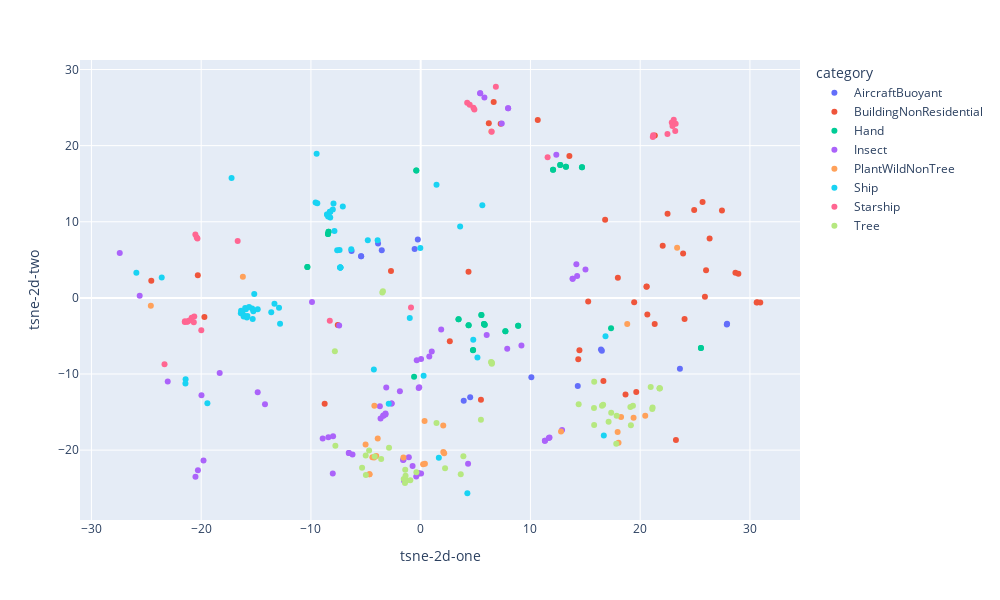

Notebook code for this chart:
### Code cell
# show scatter plot of 2D obtained by t-SNE for 8 bas classes
cl = ["AircraftBuoyant", "BuildingNonResidential", "PlantWildNonTree", "Hand", "Tree", "Starship", "Ship", "Insect"]
mask = test_db_results["category"].isin(cl)
final_db = test_db_results[mask]

fig = px.scatter(final_db, x="tsne-2d-one", y="tsne-2d-two",  log_x=False, color="category", width=1000, height=600)
fig.show()

### Figure 1 — Plotly figure (JSON) as saved in the notebook; plotly's stock layout.template omitted (floating-point values rounded to 4 significant figures)
{"data": [{"hovertemplate": "category=AircraftBuoyant<br>tsne-2d-one=%{x}<br>tsne-2d-two=%{y}<extra></extra>", "legendgroup": "AircraftBuoyant", "marker": {"color": "#636efa", "symbol": "circle"}, "mode": "markers", "name": "AircraftBuoyant", "orientation": "v", "showlegend": true, "type": "scatter", "x": [27.89, 27.92, 16.43, 3.921, 4.51, 10.08, 23.62, 16.51, 14.31, -5.428, -0.2631, -5.425, -6.298, -3.547, -3.885, -0.5513], "xaxis": "x", "y": [-3.505, -3.401, -6.794, -13.52, -13.05, -10.44, -9.318, -6.949, -11.57, 5.457, 7.658, 5.466, 6.172, 6.254, 7.134, 6.412], "yaxis": "y"}, {"hovertemplate": "category=BuildingNonResidential<br>tsne-2d-one=%{x}<br>tsne-2d-two=%{y}<extra></extra>", "legendgroup": "BuildingNonResidential", "marker": {"color": "#EF553B", "symbol": "circle"}, "mode": "markers", "name": "BuildingNonResidential", "orientation": "v", "showlegend": true, "type": "scatter", "x": [19.64, 16.65, 10.67, 18.66, 17.96, 4.358, 23.91, 21.32, 14.36, 15.26, 24.04, 30.61, 30.67, 30.94, 23.26, 20.65, 24.92, 25.9, 21.34, 20.57, 2.655, 28.68, 20.59, 14.46, 22.05, -20.31, 13.55, -24.55, 28.95, 27.45, 19.45, 26.32, 26.0, 22.49, 16.8, -8.749, -2.707, 5.491, 25.68, -7.553, -19.71, 6.207, 6.652, 7.289], "xaxis": "x", "y": [-12.35, -10.93, 23.36, -12.7, 2.631, 3.443, 5.815, -3.442, -8.049, -0.4663, -2.781, -0.6102, -0.5906, -0.6111, -18.68, -2.18, 11.53, 0.1528, 21.33, 1.467, -5.698, 3.295, 1.482, -6.879, 6.864, 2.967, 18.64, 2.263, 3.174, 11.47, -0.5782, 7.79, 3.624, 11.05, 10.26, -13.92, 3.53, -13.4, 12.59, -3.567, -2.5, 22.93, 25.72, 22.89], "yaxis": "y"}, {"hovertemplate": "category=Hand<br>tsne-2d-one=%{x}<br>tsne-2d-two=%{y}<extra></extra>", "legendgroup": "Hand", "marker": {"color": "#00cc96", "symbol": "circle"}, "mode": "markers", "name": "Hand", "orientation": "v", "showlegend": true, "type": "scatter", "x": [8.883, 4.779, 7.717, 14.7, 5.829, 5.768, 5.532, 12.71, -8.392, 12.06, 4.366, -10.32, 25.54, 3.449, -0.4, 13.23, -0.6009, -8.446, 4.766, -0.4, -10.33, 5.83, 5.768, 13.23, 12.06, 12.71, 7.717, 5.532, 25.54, 17.35, 14.7, 8.883, 4.366, -8.446, 3.449, -8.392], "xaxis": "x", "y": [-3.677, -6.834, -4.399, 17.16, -3.522, -3.422, -2.242, 17.45, 8.673, 16.83, -3.587, 4.06, -6.584, -2.797, 16.72, 17.22, -10.36, 8.383, -6.88, 16.72, 4.06, -3.523, -3.422, 17.22, 16.83, 17.45, -4.399, -2.242, -6.584, -3.99, 17.16, -3.677, -3.587, 8.383, -2.797, 8.673], "yaxis": "y"}, {"hovertemplate": "category=Insect<br>tsne-2d-one=%{x}<br>tsne-2d-two=%{y}<extra></extra>", "legendgroup": "Insect", "marker": {"color": "#ab63fa", "symbol": "circle"}, "mode": "markers", "name": "Insect", "orientation": "v", "showlegend": true, "type": "scatter", "x": [-19.79, 9.18, 11.32, 11.74, -1.895, 7.885, 12.36, 11.32, 5.807, -23.05, -18.31, 1.867, -0.3614, -14.19, -8.929, 1.008, -6.211, -25.6, 11.67, 13.84, -8.01, -2.653, -8.411, -0.1302, -20.52, -0.1581, -1.608, 0.7845, 4.317, -6.551, -3.392, -27.42, 0.03436, 14.18, 7.966, -3.137, 13.85, -20.3, 0.03733, -14.85, -3.411, -9.903, 7.966, 5.421, -3.72, -19.97, 7.386, 5.421, -3.655, -6.54, -1.563, -2.645, -3.203, -0.1689, -0.4063, 12.88, -3.203, -0.1831, -1.515, -1.079, -0.738, -7.981, 15.01, 6.014, 14.26, -7.427], "xaxis": "x", "y": [-21.36, -6.241, -18.78, -18.33, -12.28, -6.695, 18.82, -18.77, 26.31, -10.98, -9.871, -4.162, -8.195, -13.99, -18.48, -7.057, -20.59, 0.2652, -18.4, 2.502, -23.06, -13.88, -18.32, -11.75, -23.49, -23.08, -21.29, -7.714, -21.79, -20.38, -15.49, 5.896, -23.07, 4.403, 24.91, -11.78, 2.503, -22.63, -8.031, -12.38, -15.46, -0.5458, 24.92, 26.88, -14.25, -12.79, 22.9, 26.88, -15.84, -20.37, -21.28, -13.87, -15.31, -23.05, -23.48, -17.35, -15.18, -11.84, -24.04, -20.93, -22.1, -18.17, 3.73, -4.87, 2.861, -3.623], "yaxis": "y"}, {"hovertemplate": "category=PlantWildNonTree<br>tsne-2d-one=%{x}<br>tsne-2d-two=%{y}<extra></extra>", "legendgroup": "PlantWildNonTree", "marker": {"color": "#FFA15A", "symbol": "circle"}, "mode": "markers", "name": "PlantWildNonTree", "orientation": "v", "showlegend": true, "type": "scatter", "x": [20.46, 23.36, 19.4, 18.26, 2.061, -1.574, 18.82, -16.2, 2.141, 0.386, 0.2208, 12.79, -3.914, 17.95, -4.404, -4.219, 2.055, -4.047, -24.59, -5.02, 18.03, -4.663, 6.44, -4.244, -4.669, 0.3547], "xaxis": "x", "y": [-15.47, 6.601, -15.76, -15.64, -20.25, -20.99, -3.425, 2.776, -20.41, -21.79, -21.86, -17.54, -18.47, -17.61, -20.94, -14.16, -16.78, -20.78, -1.032, -19.27, -19.03, -23.18, 21.86, -20.97, -23.17, -16.18], "yaxis": "y"}, {"hovertemplate": "category=Ship<br>tsne-2d-one=%{x}<br>tsne-2d-two=%{y}<extra></extra>", "legendgroup": "Ship", "marker": {"color": "#19d3f3", "symbol": "circle"}, "mode": "markers", "name": "Ship", "orientation": "v", "showlegend": true, "type": "scatter", "x": [-7.32, -12.91, -7.095, 1.444, -8.257, -15.16, -7.32, 3.595, -15.36, -4.819, -13.62, -8.528, -17.23, -7.32, -7.335, -8.251, -6.327, -0.03102, -9.575, -15.83, -16.13, -15.93, -16.25, -16.38, -16.08, -15.99, -15.79, -0.9931, -7.318, -8.533, -16.36, -3.922, -9.421, -13.32, -7.389, -7.943, -7.606, -8.252, -7.858, -19.43, -21.42, -21.43, -23.6, -25.91, 0.2672, 16.69, -4.267, -9.48, 4.792, 16.84, 5.17, 1.654, -2.911, 4.253, -8.242, -15.31, -15.25, -8.005, -14.85, -12.81, -15.63, -8.432, 5.617], "xaxis": "x", "y": [3.982, -1.29, 12.0, 14.88, 11.33, 0.4985, 3.982, 9.362, -1.383, 7.576, -1.875, 10.95, 15.74, 3.981, 3.981, 11.33, 6.375, 6.538, 12.51, -2.578, -2.438, -1.505, -1.972, -2.023, -2.35, -1.331, -2.396, -2.652, 3.983, 10.95, -1.708, 7.557, 12.42, -0.7595, 6.296, 12.4, 6.248, 11.33, 8.77, -13.84, -10.69, -11.25, 2.665, 3.299, -10.24, -18.07, -9.41, 18.95, -5.508, -5.035, -7.817, -21.0, -13.9, -25.67, 10.57, -2.774, -1.769, 11.61, -1.504, -3.383, -1.185, 10.68, 12.18], "yaxis": "y"}, {"hovertemplate": "category=Starship<br>tsne-2d-one=%{x}<br>tsne-2d-two=%{y}<extra></extra>", "legendgroup": "Starship", "marker": {"color": "#FF6692", "symbol": "circle"}, "mode": "markers", "name": "Starship", "orientation": "v", "showlegend": true, "type": "scatter", "x": [-21.49, -21.48, -19.99, 4.466, -20.53, -21.28, -0.8821, -20.63, 4.805, 4.89, -23.34, 6.85, -21.24, -20.34, -20.87, -21.08, -20.67, 4.236, -8.281, -20.41, 11.57, -16.67, 21.19, 21.15, 22.88, 23.19, 22.48, 23.06, 6.467, 23.23, 22.95], "xaxis": "x", "y": [-3.163, -3.086, -4.258, 25.39, 8.329, -3.122, -1.263, -2.442, 24.99, 24.74, -8.721, 27.74, -3.095, 7.795, -2.609, -2.972, -3.186, 25.64, -2.994, 7.945, 18.46, 7.465, 21.37, 21.13, 23.03, 21.91, 21.52, 23.41, 21.84, 22.86, 22.58], "yaxis": "y"}, {"hovertemplate": "category=Tree<br>tsne-2d-one=%{x}<br>tsne-2d-two=%{y}<extra></extra>", "legendgroup": "Tree", "marker": {"color": "#B6E880", "symbol": "circle"}, "mode": "markers", "name": "Tree", "orientation": "v", "showlegend": true, "type": "scatter", "x": [15.81, 6.412, 21.79, 20.96, 17.82, 19.34, 16.52, 16.62, 1.44, 21.13, 6.475, 14.39, 3.891, 21.76, 19.11, 15.81, 17.36, 6.47, 21.1, 21.78, 6.483, -7.772, -1.546, -1.298, -0.946, -1.432, -0.3903, -1.379, 15.79, -4.698, -1.409, -5.008, -2.884, 17.85, -7.818, -3.44, 5.49, -3.496, -4.188, -5.339, 3.651, 2.221, -4.995, 17.12, -3.601, 19.15], "xaxis": "x", "y": [-16.72, -8.42, -11.89, -11.71, -19.16, -14.17, -14.16, -14.05, -16.43, -14.39, -8.502, -13.98, -20.81, -11.86, -14.34, -11.01, -15.08, -8.543, -14.59, -11.9, -8.638, -19.44, -23.8, -23.99, -23.97, -24.32, -22.89, -23.38, -14.48, -20.04, -22.59, -20.72, -19.69, -15.47, -7.016, 0.877, -16.02, 0.7213, -20.84, -22.32, -23.16, -22.38, -23.27, -16.27, -21.16, -16.74], "yaxis": "y"}], "layout": {"height": 600, "legend": {"title": {"text": "category"}, "tracegroupgap": 0}, "margin": {"t": 60}, "width": 1000, "xaxis": {"anchor": "y", "domain": [0, 1], "title": {"text": "tsne-2d-one"}}, "yaxis": {"anchor": "x", "domain": [0, 1], "title": {"text": "tsne-2d-two"}}}}
